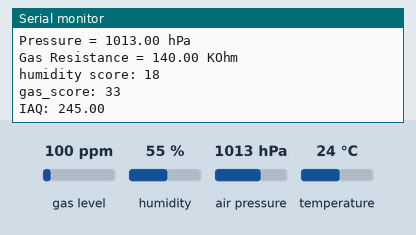
Recording of a sketch running on a simulated ESP8266 (NodeMCU). On the bench: the last lines printed to the serial monitor. Inputs (shaded band) come from the test bench; at power-on: gas level 100 ppm, humidity 55 %, air pressure 1013 hPa, temperature 24 °C. WiFi joins after 1.5 s; servers stay silent unless stated.

Above: at 3.2 s.
3.3 s: gas level set to 20 ppm
At 4.7 s:
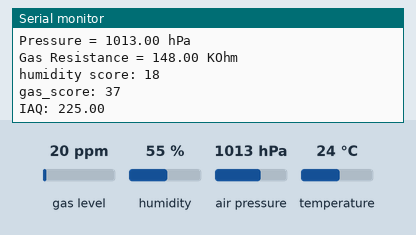
4.8 s: humidity set to 22 %
6.3 s: air pressure set to 952 hPa
At 7.2 s:
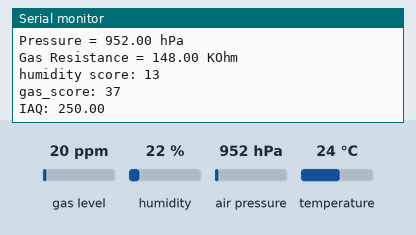
7.8 s: temperature set to 12 °C
Timing chart, 0 to 10.3 s (numbered marks = the images above; inputs shaded):
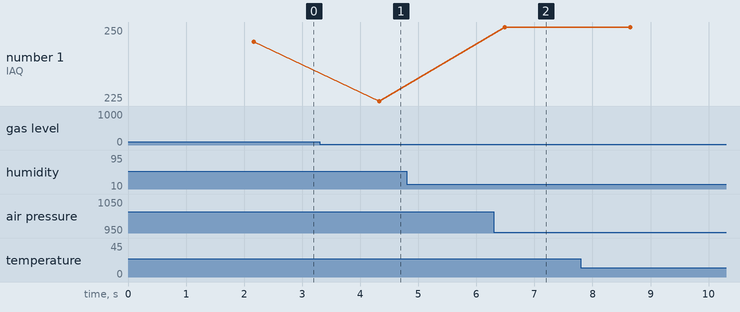

Measured:
- after the input at 3.3 s, the serial monitor: prints a new line after 1.0 s (image 1)
- after the input at 6.3 s, the serial monitor: prints a new line after 0.18 s (image 2)

The sketch:

WeatherStation-Nodemcu-BME680.ino
```cpp
// (licence header left out)
#include <Wire.h>
#include <SPI.h>
#include <Adafruit_Sensor.h>
#include "Adafruit_BME680.h"
#include <ESP8266WiFi.h>
#include "ESPAsyncWebSrv.h"
#include <ESP8266mDNS.h>

// Replace with your network credentials
const char* ssid = "IISc-TCS Lab";
const char* password = "Tcs@1234";

String newHostname = "WeatherStation";

//Uncomment if using SPI
/*#define BME_SCK 14
#define BME_MISO 12
#define BME_MOSI 13
#define BME_CS 15*/

Adafruit_BME680 bme; // I2C
//Adafruit_BME680 bme(BME_CS); // hardware SPI
//Adafruit_BME680 bme(BME_CS, BME_MOSI, BME_MISO, BME_SCK);

float temperature;
float humidity;
float pressure;
float gasResistance;
int iaq;

float hum_weighting = 0.25; // so hum effect is 25% of the total air quality score
float gas_weighting = 0.75; // so gas effect is 75% of the total air quality score

int   humidity_score, gas_score;
float gas_reference = 2500;
float hum_reference = 40;
int   getgasreference_count = 0;
int   gas_lower_limit = 10000;  // Bad air quality limit
int   gas_upper_limit = 300000; // Good air quality limit

AsyncWebServer server(80);
AsyncEventSource events("/events");

unsigned long lastTime = 0;
unsigned long timerDelay = 2000;  // send readings timer

void getBME680Readings(){
  // Tell BME680 to begin measurement.
  unsigned long endTime = bme.beginReading();
  if (endTime == 0) {
    Serial.println(F("Failed to begin reading :("));
    return;
  }
  if (!bme.endReading()) {
    Serial.println(F("Failed to complete reading :("));
    return;
  }
  temperature = bme.temperature;
  pressure = bme.pressure / 100.0;
  humidity = bme.humidity;
  gasResistance = bme.gas_resistance / 1000.0;
}

void GetGasReference() {
  // Now run the sensor for a burn-in period, then use combination of relative humidity and gas resistance to estimate indoor air quality as a percentage.
  //Serial.println("Getting a new gas reference value");
  int readings = 10;
  for (int i = 1; i <= readings; i++) { // read gas for 10 x 0.150mS = 1.5secs
    gas_reference += bme.readGas();
  }
  gas_reference = gas_reference / readings;
  //Serial.println("Gas Reference = "+String(gas_reference,3));
}

int GetHumidityScore() {  //Calculate humidity contribution to IAQ index
  float current_humidity = bme.readHumidity();
  if (current_humidity >= 38 && current_humidity <= 42) // Humidity +/-5% around optimum
    humidity_score = 0.25 * 100;
  else
  { // Humidity is sub-optimal
    if (current_humidity < 38)
      humidity_score = 0.25 / hum_reference * current_humidity * 100;
    else
    {
      humidity_score = ((-0.25 / (100 - hum_reference) * current_humidity) + 0.416666) * 100;
    }
  }
  return humidity_score;
}

int GetGasScore() {
  //Calculate gas contribution to IAQ index
  gas_score = (0.75 / (gas_upper_limit - gas_lower_limit) * gas_reference - (gas_lower_limit * (0.75 / (gas_upper_limit - gas_lower_limit)))) * 100.00;
  if (gas_score > 75) gas_score = 75; // Sometimes gas readings can go outside of expected scale maximum
  if (gas_score <  0) gas_score = 0;  // Sometimes gas readings can go outside of expected scale minimum
  return gas_score;
}

String processor(const String& var){
  getBME680Readings();
  //Serial.println(var);
  if(var == "TEMPERATURE"){
    return String(temperature);
  }
  else if(var == "HUMIDITY"){
    return String(humidity);
  }
  else if(var == "PRESSURE"){
    return String(pressure);
  }
  else if(var == "IAQ"){
    return String(iaq);
  }
  return String();
}

const char index_html[] PROGMEM = R"rawliteral(
<!DOCTYPE HTML><html>
<head>
  <title>Indoor Weather Satation</title>
  <meta name="viewport" content="width=device-width, initial-scale=1">
  <link rel="stylesheet" href="https://use.fontawesome.com/releases/v5.7.2/css/all.css" integrity="sha384-fnmOCqbTlWIlj8LyTjo7mOUStjsKC4pOpQbqyi7RrhN7udi9RwhKkMHpvLbHG9Sr" crossorigin="anonymous">
  <link rel="icon" href="data:,">
  <style>
    html {font-family: Arial; display: inline-block; text-align: center;}
    p {  font-size: 1.2rem;}
    body {  margin: 0;}
    .topnav { overflow: hidden; background-color: #4B1D3F; color: white; font-size: 1.7rem; }
    .content { padding: 20px; }
    .card { background-color: white; box-shadow: 2px 2px 12px 1px rgba(140,140,140,.5); }
    .cards { max-width: 700px; margin: 0 auto; display: grid; grid-gap: 2rem; grid-template-columns: repeat(auto-fit, minmax(300px, 1fr)); }
    .reading { font-size: 2.8rem; }
    .card.temperature { color: #0e7c7b; }
    .card.humidity { color: #17bebb; }
    .card.pressure { color: #3fca6b; }
    .card.gas { color: #d62246; }
  </style>
</head>
<body>
  <div class="topnav">
    <h3>Indoor Weather Satation</h3>
  </div>
  <div class="content">
    <div class="cards">
      <div class="card temperature">
        <h4><i class="fas fa-thermometer-half"></i> TEMPERATURE</h4><p><span class="reading"><span id="temp">%TEMPERATURE%</span> &deg;C</span></p>
      </div>
      <div class="card humidity">
        <h4><i class="fas fa-tint"></i> HUMIDITY</h4><p><span class="reading"><span id="hum">%HUMIDITY%</span> &percnt;</span></p>
      </div>
      <div class="card pressure">
        <h4><i class="fas fa-angle-double-down"></i> PRESSURE</h4><p><span class="reading"><span id="pres">%PRESSURE%</span> hPa</span></p>
      </div>
      <div class="card gas">
        <h4><i class="fas fa-wind"></i> IAQ </h4><p><span class="reading"><span id="iaq">%IAQ%</span></span></p>
      </div>
    </div>
  </div>
<script>
if (!!window.EventSource) {
 var source = new EventSource('/events');

 source.addEventListener('open', function(e) {
  console.log("Events Connected");
 }, false);
 source.addEventListener('error', function(e) {
  if (e.target.readyState != EventSource.OPEN) {
    console.log("Events Disconnected");
  }
 }, false);

 source.addEventListener('message', function(e) {
  console.log("message", e.data);
 }, false);

 source.addEventListener('temperature', function(e) {
  console.log("temperature", e.data);
  document.getElementById("temp").innerHTML = e.data;
 }, false);

 source.addEventListener('humidity', function(e) {
  console.log("humidity", e.data);
  document.getElementById("hum").innerHTML = e.data;
 }, false);

 source.addEventListener('pressure', function(e) {
  console.log("pressure", e.data);
  document.getElementById("pres").innerHTML = e.data;
 }, false);

 source.addEventListener('iaq', function(e) {
  console.log("gas", e.data);
  document.getElementById("iaq").innerHTML = e.data;
 }, false);
}
</script>
</body>
</html>)rawliteral";

void setup() {
  Serial.begin(115200);

  // Set the device as a Station and Soft Access Point simultaneously
  WiFi.mode(WIFI_STA);

  //Get Current Hostname
  Serial.printf("Default hostname: %s\n", WiFi.hostname().c_str());

  //Set new hostname
  WiFi.hostname(newHostname.c_str());

  //Get Current Hostname
  Serial.printf("New hostname: %s\n", WiFi.hostname().c_str());

  // Set device as a Wi-Fi Station
  WiFi.begin(ssid, password);
  while (WiFi.status() != WL_CONNECTED) {
    delay(1000);
    Serial.println("Setting as a Wi-Fi Station..");
  }
  Serial.print("Station IP Address: ");
  Serial.println(WiFi.localIP());
  Serial.println();

  // Init BME680 sensor
  if (!bme.begin()) {
    Serial.println(F("Could not find a valid BME680 sensor, check wiring!"));
    while (1);
  }
  // Set up oversampling and filter initialization
  bme.setTemperatureOversampling(BME680_OS_8X);
  bme.setHumidityOversampling(BME680_OS_2X);
  bme.setPressureOversampling(BME680_OS_4X);
  bme.setIIRFilterSize(BME680_FILTER_SIZE_3);
  bme.setGasHeater(320, 150); // 320*C for 150 ms

  // Now run the sensor to normalise the readings, then use combination of relative humidity and gas resistance to estimate indoor air quality as a percentage.
  // The sensor takes ~30-mins to fully stabilise
  GetGasReference();

  // Handle Web Server
  server.on("/", HTTP_GET, [](AsyncWebServerRequest *request){
    request->send_P(200, "text/html", index_html, processor);
  });

  // Handle Web Server Events
  events.onConnect([](AsyncEventSourceClient *client){
    if(client->lastId()){
      Serial.printf("Client reconnected! Last message ID that it got is: %u\n", client->lastId());
    }
    // send event with message "hello!", id current millis
    // and set reconnect delay to 1 second
    client->send("hello!", NULL, millis(), 10000);
  });
  server.addHandler(&events);
  server.begin();
}

void loop() {
  if ((millis() - lastTime) > timerDelay) {
    getBME680Readings();
    Serial.printf("Temperature = %.2f ºC \n", temperature);
    Serial.printf("Humidity = %.2f % \n", humidity);
    Serial.printf("Pressure = %.2f hPa \n", pressure);
    Serial.printf("Gas Resistance = %.2f KOhm \n", gasResistance);

    //Calculating air quality
    humidity_score = GetHumidityScore();
    gas_score      = GetGasScore();
    //Combine results for the final IAQ index value (0-100% where 100% is good quality air)
    float air_quality_score = humidity_score + gas_score;
    if ((getgasreference_count++) % 5 == 0) GetGasReference();
    air_quality_score = (100 - air_quality_score) * 5;

    Serial.print("humidity score: ");
    Serial.println(humidity_score);
    Serial.print("gas_score: ");
    Serial.println(gas_score);
    Serial.print("IAQ: ");
    Serial.println(air_quality_score);

    Serial.println();


    // Send Events to the Web Server with the Sensor Readings
    events.send("ping",NULL,millis());
    events.send(String(temperature).c_str(),"temperature",millis());
    events.send(String(humidity).c_str(),"humidity",millis());
    events.send(String(pressure).c_str(),"pressure",millis());
    events.send(String(air_quality_score).c_str(),"iaq",millis());


    lastTime = millis();
  }
}
```
